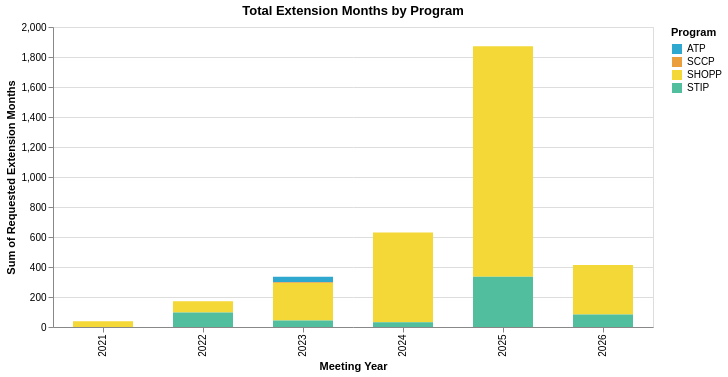

The notebook cell saved with this chart:
### Code cell
chart = ((alt.Chart((extension_months.groupby(['meeting_year','program']).months_requested_latest.sum().reset_index()))
            .mark_bar(size=60)
            .encode(
                x=alt.X("meeting_year:O", title="Meeting Year"),
                 y=alt.Y('months_requested_latest', title="Sum of Requested Extension Months"),
                color=alt.Color("program", title="Program", scale=alt.Scale(range = cp.CALITP_CATEGORY_BRIGHT_COLORS)),

                )
          .properties(title="Total Extension Months by Program",
        width=600,
        # height=300
                     )))
chart

### Figure 1 — Vega-Lite specification as saved in the notebook (floating-point values rounded to 4 significant figures)
{"config": {"view": {"continuousWidth": 300, "continuousHeight": 300}}, "data": {"name": "data-69454639fe03c16838b9f7a6202755d7"}, "mark": {"type": "bar", "size": 60}, "encoding": {"color": {"field": "program", "scale": {"range": ["#2EA8CE", "#EB9F3C", "#F4D837", "#51BF9D", "#8CBCCB", "#9487C0"]}, "title": "Program", "type": "nominal"}, "x": {"field": "meeting_year", "title": "Meeting Year", "type": "ordinal"}, "y": {"field": "months_requested_latest", "title": "Sum of Requested Extension Months", "type": "quantitative"}}, "title": "Total Extension Months by Program", "width": 600, "$schema": "https://vega.github.io/schema/vega-lite/v5.20.1.json", "datasets": {"data-69454639fe03c16838b9f7a6202755d7": [{"meeting_year": 2021, "program": "SHOPP", "months_requested_latest": 39}, {"meeting_year": 2022, "program": "SHOPP", "months_requested_latest": 76}, {"meeting_year": 2022, "program": "STIP", "months_requested_latest": 96}, {"meeting_year": 2023, "program": "ATP", "months_requested_latest": 36}, {"meeting_year": 2023, "program": "SCCP", "months_requested_latest": 5}, {"meeting_year": 2023, "program": "SHOPP", "months_requested_latest": 250}, {"meeting_year": 2023, "program": "STIP", "months_requested_latest": 44}, {"meeting_year": 2024, "program": "SHOPP", "months_requested_latest": 598}, {"meeting_year": 2024, "program": "STIP", "months_requested_latest": 32}, {"meeting_year": 2025, "program": "SHOPP", "months_requested_latest": 1537}, {"meeting_year": 2025, "program": "STIP", "months_requested_latest": 335}, {"meeting_year": 2026, "program": "SHOPP", "months_requested_latest": 329}, {"meeting_year": 2026, "program": "STIP", "months_requested_latest": 84}]}}
